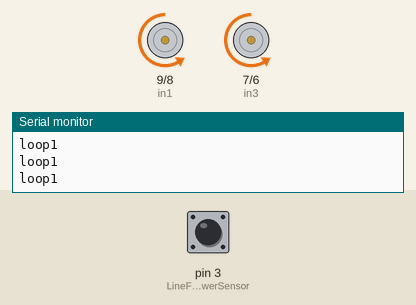
The sketch below on a simulated Arduino Uno, built with avr-gcc and run on an emulated ATmega328P. Shown: motor-driver pin pairs drawn as motors (green arrow = first pin HIGH = forward, orange = second pin HIGH = backward, longer = more drive, scaled by the enable pin), the last lines printed to the serial monitor. Inputs (shaded band) come from the test bench; at power-on: pin 3 (LineFollowerSensor) HIGH.

Above: at 1.2 s.
1.3 s: pin 3 (LineFollowerSensor) driven LOW
At 2.69 s:
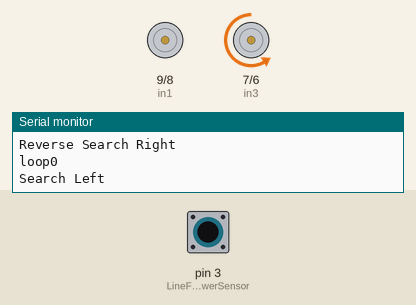
4.3 s: pin 3 (LineFollowerSensor) driven HIGH
At 5.3 s:
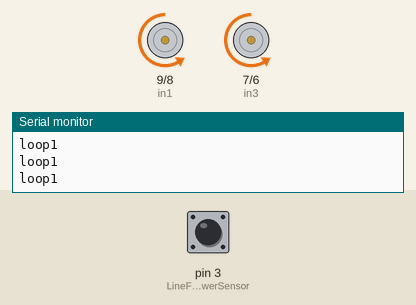
5.8 s: pin 3 (LineFollowerSensor) pulsed LOW 2 times (0.12 s each, 0.3 s apart)
At 6.01 s:
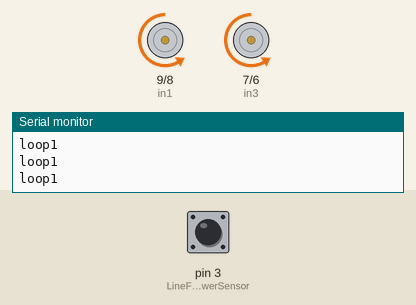
9.4 s: pin 3 (LineFollowerSensor) pulsed LOW 5 times (0.12 s each, 0.3 s apart)
At 11.8 s:
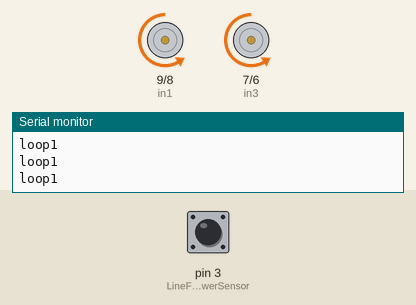
Timing chart, 0 to 13.3 s (numbered marks = the images above; inputs shaded):
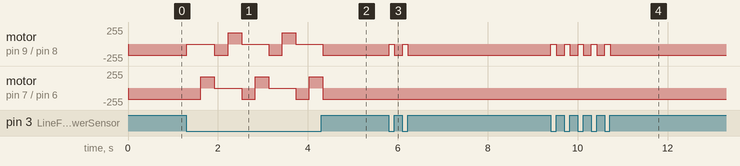

Measured:
- after the input at 4.3 s, motor on pin 9 (in1) / pin 8 (in2): goes on until 4.3 s, then stays backward 170/255
- after the input at 5.8 s, motor on pin 9 (in1) / pin 8 (in2): alternates backward 170/255 for 0.19 s and stopped for 0.11 s, 4 changes in all, then stays backward 170/255, starting at once
- after the input at 9.4 s, motor on pin 9 (in1) / pin 8 (in2): alternates backward 170/255 for 0.18 s and stopped for 0.11 s, 10 changes in all, then stays backward 170/255, starting at once

The sketch:

FollowLineV1.ino
```cpp
/*  Arduino DC Motor L298N Module H-bridge DC Motor
    By Chen The Design Maker  chenthedesignmaker.com
*/

//Define all the connections maps to the L298N
#define enA 10
#define in1 9
#define in2 8

#define in3 7
#define in4 6
#define enB 5

int speed = 170;
int rotateSpeed = 170;
int searchDelay = 3;
int advanceDelay = 1;
int searchAngle = 100;
class Motor{

    int enablePin;
    int directionPin1;
    int directionPin2;
    public:

    //Method to define the motor pins
    Motor(int ENPin,int dPin1,int dPin2){
      enablePin = ENPin;
      directionPin1 = dPin1;
      directionPin2 = dPin2;
    };

    //Method to drive the motor 0~255 driving forward. -1~-255 driving backward
    void Drive(int speed){
      if(speed>=0){
          digitalWrite(directionPin1, LOW);
          digitalWrite(directionPin2, HIGH);
        }
      else{
          digitalWrite(directionPin1, HIGH);
          digitalWrite(directionPin2, LOW);
          speed = - speed;
        }
      analogWrite(enablePin, speed);
    }
  };

Motor leftMotor = Motor(enA, in1, in2);
Motor rightMotor = Motor(enB, in3, in4);
#define LineFollowerSensor 3 // Declaration of the sensor input pin

void setup() {
  Serial.begin(9600);
  pinMode(enA, OUTPUT);
  pinMode(in1, OUTPUT);
  pinMode(in2, OUTPUT);
  pinMode(enB, OUTPUT);
  pinMode(in3, OUTPUT);
  pinMode(in4, OUTPUT);
  // Set initial direction and speed
  digitalWrite(enA, LOW);
  digitalWrite(enB, LOW);
  digitalWrite(in1, LOW);
  digitalWrite(in2, HIGH);
  digitalWrite(in3, LOW);
  digitalWrite(in4, HIGH);
  //
  pinMode (LineFollowerSensor, INPUT) ;
}


void loop() {
  Serial.print("loop");
  bool val = digitalRead (LineFollowerSensor) ;
  Serial.println(val);
  bool course_corrected = true;
  // El valor es HIGH cuando se sale de la linea (Cuando sale de la linea se prende el LED)
  if(!val) {
    course_corrected = correct_course(val, leftMotor, rightMotor);
  }
  // move straight
  if(course_corrected) {
    leftMotor.Drive(speed);
    rightMotor.Drive(speed);
  } else {
    leftMotor.Drive(0);
    leftMotor.Drive(0);
  }


  delay(advanceDelay);


}

bool correct_course(bool onLine, Motor leftMotor, Motor rightMotor) {

      leftMotor.Drive(0);
      bool findLeft = searchLeft(searchAngle, rightMotor);
      if (findLeft) {
        return true;
      }
      rightMotor.Drive(0);
      bool findRight = searchRight(searchAngle, leftMotor);
      if (findRight) {
        return true;
      }
      return false;
}

bool searchLeft(int angle, Motor rightMotor) {
  bool isInline = digitalRead (LineFollowerSensor);
  int i = 0;
  rightMotor.Drive(rotateSpeed);
  Serial.println("Search Left");
  while(i < angle) {
    delay(searchDelay);
    isInline = digitalRead(LineFollowerSensor);
    if (isInline) {
      return true;
    }
    i = i + 1;
  }
  rightMotor.Drive(-1*rotateSpeed);
  Serial.println("Reverse Search Left");
  while(i > 0) {
    delay(searchDelay);
    i = i - 1;
  }
  return false;
}

bool searchRight(int angle, Motor leftMotor) {
  bool isInline = digitalRead (LineFollowerSensor) ;
  int i = 0;
  leftMotor.Drive(rotateSpeed);
  Serial.println("Search Right");
  while(i < angle) {
    delay(searchDelay);
    isInline = digitalRead(LineFollowerSensor);
    if (isInline) {
      return true;
    }
    i = i + 1;
  }
  Serial.println("Reverse Search Right");
  leftMotor.Drive(-1*rotateSpeed);
  while(i > 0) {
    delay(searchDelay);
    i = i - 1;
  }
  return false;
}
```
